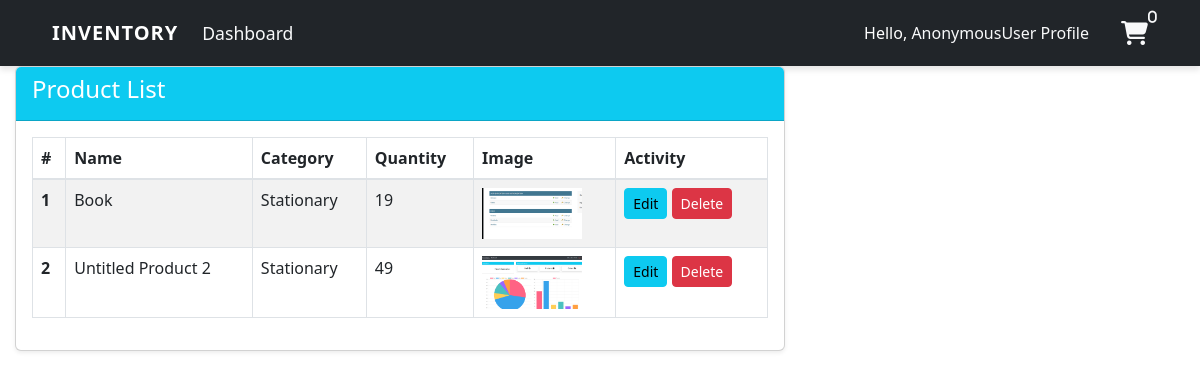
The app's page /Lowstock/, older data.
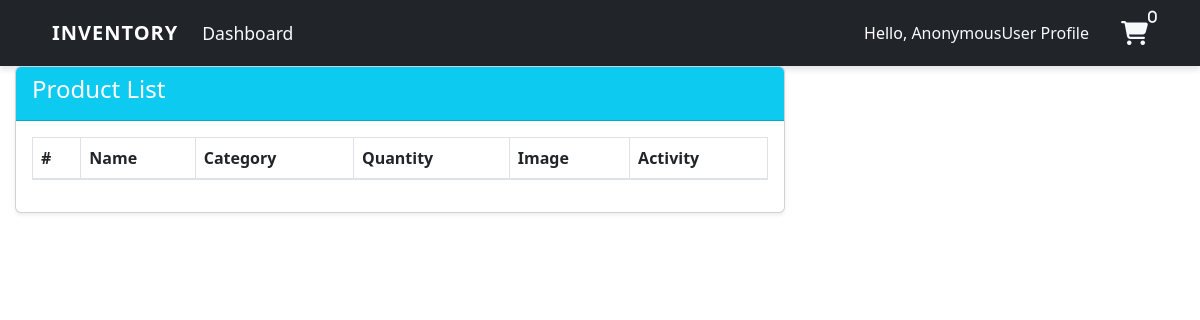
The same page, newer data.
### user/models.py (models this page shows, shortened)
class Product(models.Model):
    name = models.CharField(max_length=100, blank=True , default='Untitled Product')
    category = models.CharField(max_length=20, choices=CATEGORY, blank=True ,default='Stationary')
    quantity = models.PositiveIntegerField()
    price = models.DecimalField(max_digits=10, decimal_places=2, default=0.00)
    description = models.TextField(blank=True, null=True)
    image = models.ImageField(upload_to='product_images/', blank=True, null=True)

### user/views.py (the view)
# urls.py: path('Lowstock/' , views.Lowstock  , name='Lowstock'),
def Lowstock(request):
    items = Product.objects.filter(quantity__lt=50)
    Lowstock_count =items.count()
    product = Product.objects.all()
    workers = User.objects.all()
    worker = workers.count()
    order_count = Order.objects.count()
    orders = Order.objects.filter(payment_status='success')
    product_count = Product.objects.count()
    context = {
    'Lowstock_count': Lowstock_count,
    'items':items,
    'order':order,
    'product':product ,
    'workers':workers,
    'worker':worker,
    'order_count' : order_count,
    'orders': orders,
    'product_count':product_count
    }
    return render(request , 'dashboard/Lowstock.html' ,context)

### templates/dashboard/Lowstock.html (shortened to what this page needs)
{% extends 'partials/base.html' %}
{% block content %}
<div class="col-md-8">
  <div class="card shadow-sm">
    <div class="card-header bg-info text-white">
      <h4>Product List</h4>
    </div>
    <div class="card-body">
      <table class="table table-striped table-bordered">
        <thead class="bg-info text-white">
          <tr>
            <th scope="col">#</th>
            <th scope="col">Name</th>
            <th scope="col">Category</th>
            <th scope="col">Quantity</th>
            <th scope="col">Image</th>
            <th scope="col">Activity</th>
          </tr>
        </thead>
        <tbody>
          {% for item in items %}
            <tr>
              <th scope="row">{{ forloop.counter }}</th>
              <td>{{ item.name }}</td>
              <td>{{ item.category }}</td>
              <td>{{ item.quantity }}</td>
              <td>
                  <img src="{{ item.image.url }}" alt="{{ item.name }}" style="max-width: 100px; max-height: 100px;" />
              </td>
              <td>
                <a class="btn btn-info btn-sm" href="{% url 'product_update' item.id %}">Edit</a>
                <a class="btn btn-danger btn-sm" href="{% url 'delete' item.id %}">Delete</a>
              </td>
            </tr>
          {% endfor %}
        </tbody>
      </table>
    </div>
  </div>
</div>
{% endblock content%}

Row changes from the older to the newer data that the page shows:
no longer on this page (row edited): Product: name "Book", category "Stationary", quantity "19", image (picture)
no longer on this page (row edited): Product: name "Untitled Product 2", category "Stationary", quantity "49", image (picture)
